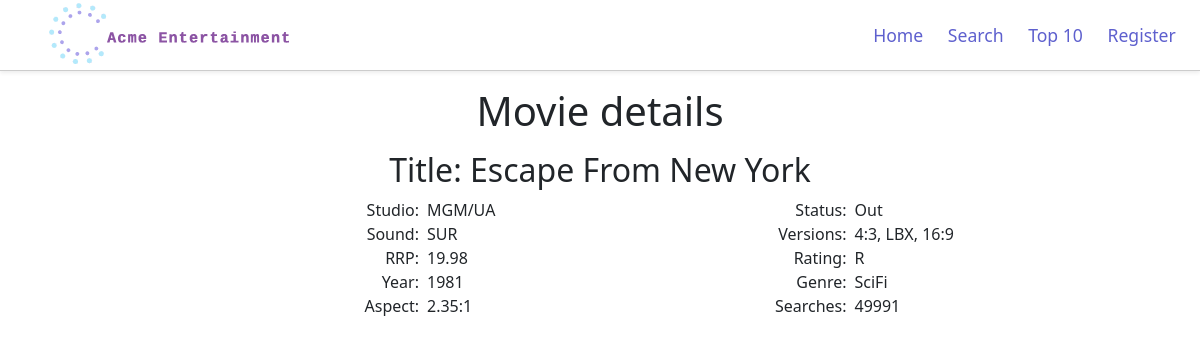
Screenshot of /web_files/movie_details.php?id=1491 with the database file from the repository.
### tables this page shows
CREATE TABLE `dvd` (
  `id` int(11) NOT NULL,
  `title` varchar(100) NOT NULL,
  `studio` varchar(24) DEFAULT NULL,
  `status` varchar(16) DEFAULT NULL,
  `sound` varchar(16) DEFAULT NULL,
  `versions` varchar(24) DEFAULT NULL,
  `recommended_retail_price` varchar(8) DEFAULT NULL,
  `rating` varchar(8) DEFAULT NULL,
  `movie_year` varchar(4) DEFAULT NULL,
  `genre` varchar(16) DEFAULT NULL,
  `aspect` varchar(8) DEFAULT NULL,
  `search_count` int(6) DEFAULT NULL,
  `number_of_star_ratings` int(9) NOT NULL DEFAULT 0,
  `total_stars` int(10) NOT NULL DEFAULT 0
);

### web_files/movie_details_script.php (the view, shortened to what this page needs)
<?php
require "connection_script.php";
if (array_key_exists('id', $_GET)) {
    $id = $_GET["id"];
} else {
    echo "Invalid request: id parameter required\n";
    die;
}
$stmt = $conn->prepare(
    '
SELECT
    title, studio, status, sound,
    versions, recommended_retail_price,
    rating, movie_year,
    genre, aspect, search_count
FROM
    `dvd`
WHERE
    id=:id
;
    '
);
$stmt->bindParam(':id', $id);
$stmt->execute();
foreach ($stmt->fetchAll(PDO::FETCH_ASSOC) as $row) {
    $title = htmlspecialchars($row["title"]);
    $studio = $row["studio"];
    $status = $row["status"];
    $sound = $row["sound"];
    $versions = $row["versions"];
    $recommended_retail_price = $row["recommended_retail_price"];
    $rating = $row["rating"];
    $movie_year = $row["movie_year"];
    $genre = $row["genre"];
    $aspect = $row["aspect"];
    $search_count = $row["search_count"];
    echo "<h2 class='text-center'>Title: $title</h2>";
    echo '<div class="details-list container ">';
    echo "
                <div class='row'>
                    <div class='col offset-sm-1 offset-md-2 offset-lg-3'>
                        <label>Studio:  </label>$studio
                    </div>
                    <div class='col'>
                        <label>Status:  </label>$status
                    </div>
                </div>
                <div class='row'>
                    <div class='col offset-sm-1 offset-md-2 offset-lg-3'>
                        <label>Sound:  </label>$sound
                    </div>
                    <div class='col'>
                        <label>Versions:  </label>$versions
                    </div>
                </div>
                <div class='row'>
                    <div class='col offset-sm-1 offset-md-2 offset-lg-3'>
                        <label>RRP:  </label>$recommended_retail_price
                    </div>
                    <div class='col'>
                        <label>Rating:  </label>$rating
                    </div>
                </div>
                <div class='row'>
                    <div class='col offset-sm-1 offset-md-2 offset-lg-3'>
                        <label>Year:  </label>$movie_year
                    </div>
                    <div class='col'>
                        <label>Genre: </label>$genre
                    </div>
                </div>
                <div class='row'>
                    <div class='col offset-sm-1 offset-md-2 offset-lg-3'>
                        <label>Aspect:  </label>$aspect
                    </div>
                    <div class='col'>
                        <label>Searches:  </label>$search_count
                    </div>
                </div>
    ";
}
?>

### web_files/style.css (style rules this page uses)
body { background-color: rgb(255, 255, 255); }
.details-list label { width: 100px; text-align: right; padding-right: 8px; }

### rows the page displays
dvd: title "Escape From New York", studio "MGM/UA", status "Out", sound "SUR", versions "4:3, LBX, 16:9", recommended_retail_price "19.98", rating "R", movie_year "1981", genre "SciFi", aspect "2.35:1", search_count "49991"
